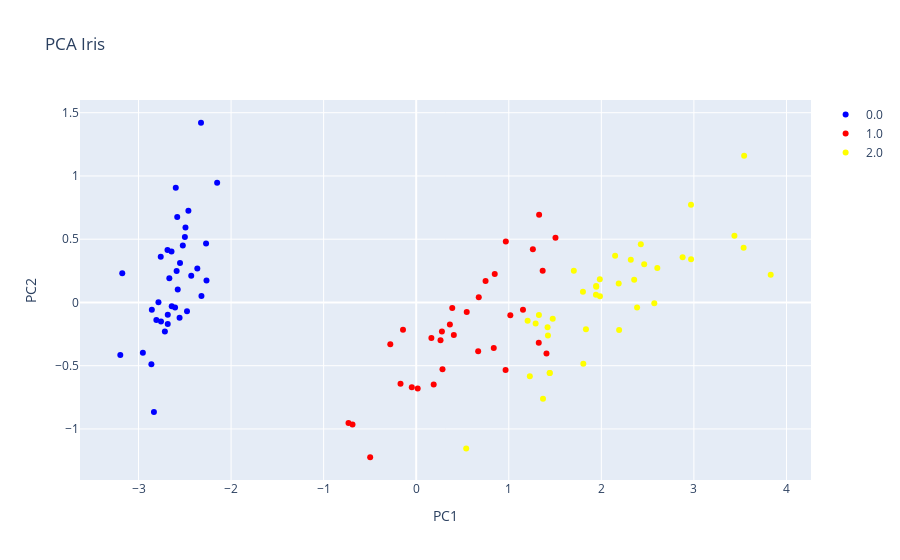

Notebook code cell kept with this figure:
### Code cell
data= []
y_categories=np.sort(df_pca["y_train"].unique())
color_dict={0:"blue",1:"red",2:"yellow"}

for cat in y_categories:
    data.append(
        go.Scatter(
            x=df_pca[df_pca["y_train"]==cat]["pc1"],
            y=df_pca[df_pca["y_train"]==cat]["pc2"],
            mode= "markers", 
            name=cat,
            marker_color=color_dict[cat]
        ) 
    )

layout= go.Layout( title="PCA Iris", xaxis_title="PC1", yaxis_title="PC2")

fig = go.Figure(data = data, layout = layout)

fig.show()
